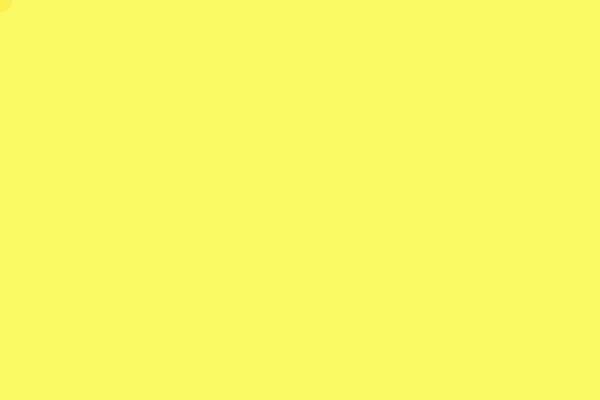
Frame 1 (no input)
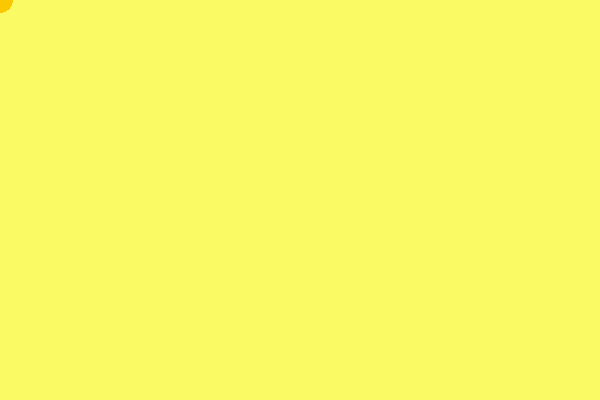
Frame 60 (no input)
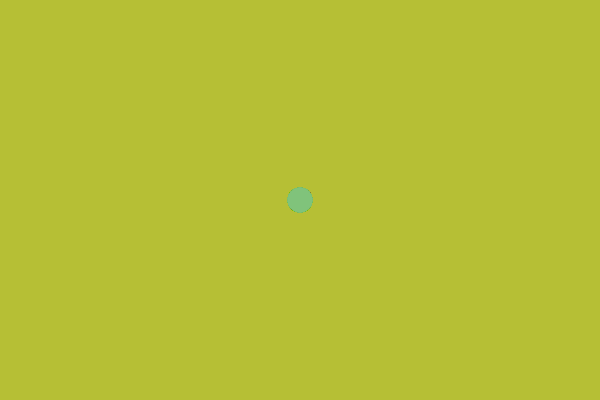
Frame 120 (the mouse pressed at the canvas centre since frame 60)

The p5.js sketch that drew these frames (run headless with seeded random() and noise() and a simulated clock; from frame 60 on, the mouse is pressed at the canvas centre):

// p5.js sketch
// ── sketch.js
var colors = {
  r: 0, 
  g: 0, 
  b: 0
};

var ellipseColor = {
  r: 250, 
  g: 200, 
  b: 200
}

function setup() {
  createCanvas(600, 400);
  // background
  background(250, 250, 100);  
}

function draw() {
  // map colors to mouse position
  ellipseColor.r = map(mouseX, 0, width, 255, 0);
  ellipseColor.b = map(mouseY, 0, height, 0, 255);
  
  noStroke();
  fill(ellipseColor.r, ellipseColor.g, ellipseColor.b, 50);
  ellipse(mouseX, mouseY, 25, 25);
  
}

function mousePressed() {
  // add randomness
  colors.r = random(0, 255);
  colors.b = random(0, 255);
  colors.g = random(0, 255);
  background(colors.r, colors.g, colors.b);
}
